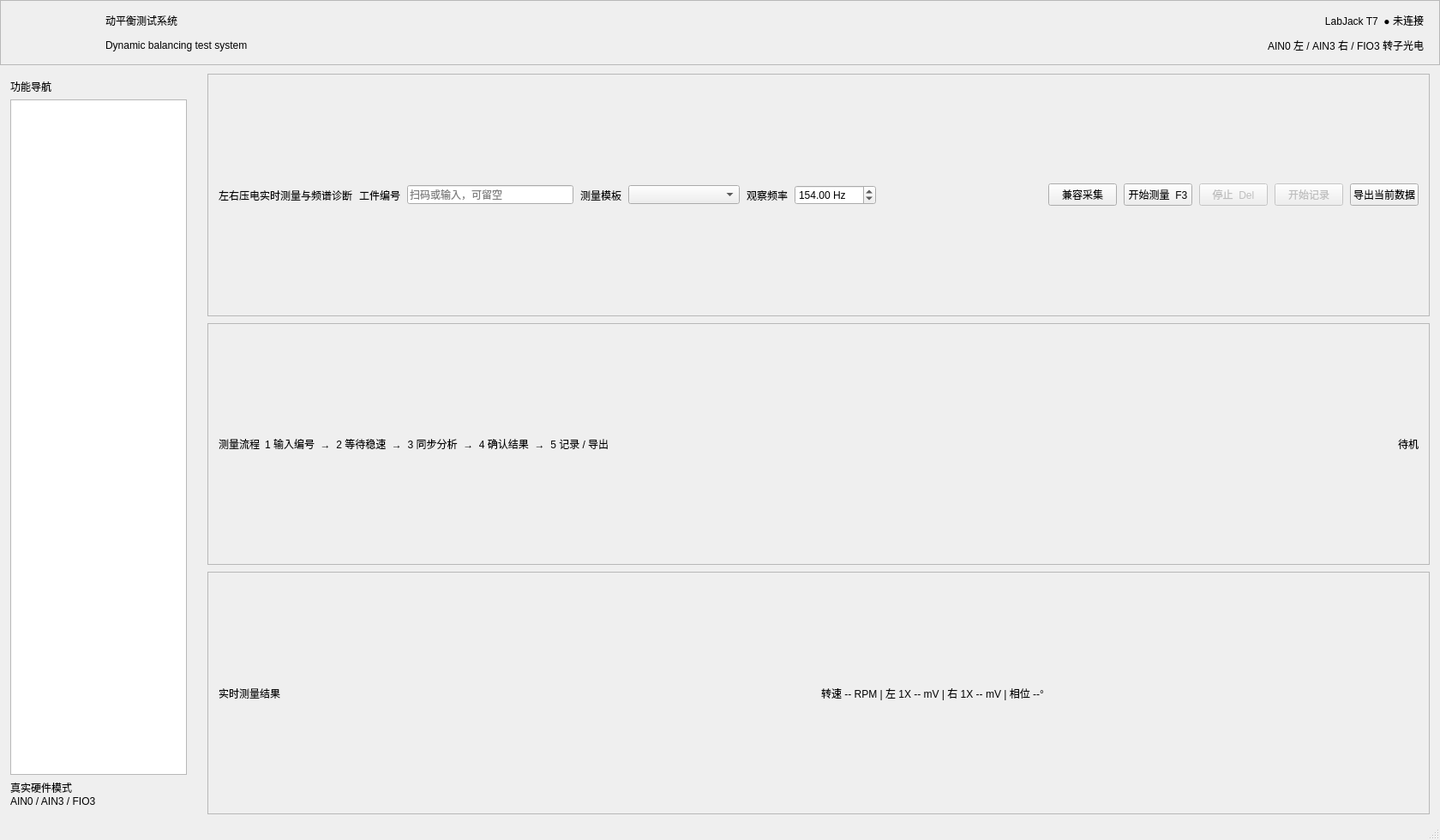
<?xml version="1.0" encoding="UTF-8"?>
<ui version="4.0">
 <class>MainWindow</class>
 <widget class="QMainWindow" name="MainWindow">
  <property name="geometry"><rect><x>0</x><y>0</y><width>1680</width><height>980</height></rect></property>
  <property name="minimumSize"><size><width>1280</width><height>800</height></size></property>
  <property name="windowTitle"><string>动平衡测试系统</string></property>
  <widget class="QWidget" name="centralwidget">
   <layout class="QVBoxLayout" name="rootLayout">
    <property name="leftMargin"><number>0</number></property><property name="topMargin"><number>0</number></property>
    <property name="rightMargin"><number>0</number></property><property name="bottomMargin"><number>0</number></property>
    <property name="spacing"><number>0</number></property>
    <item>
     <widget class="QFrame" name="topFrame">
      <property name="minimumSize"><size><width>0</width><height>76</height></size></property>
      <property name="maximumSize"><size><width>16777215</width><height>76</height></size></property>
      <property name="frameShape"><enum>QFrame::StyledPanel</enum></property>
      <layout class="QHBoxLayout" name="topLayout">
       <property name="leftMargin"><number>18</number></property><property name="topMargin"><number>8</number></property>
       <property name="rightMargin"><number>18</number></property><property name="bottomMargin"><number>8</number></property>
       <property name="spacing"><number>12</number></property>
       <item><widget class="QLabel" name="brandLogoLabel"><property name="minimumSize"><size><width>92</width><height>44</height></size></property><property name="maximumSize"><size><width>120</width><height>54</height></size></property><property name="scaledContents"><bool>true</bool></property><property name="text"><string/></property></widget></item>
       <item><layout class="QVBoxLayout" name="brandTextLayout"><property name="spacing"><number>0</number></property>
        <item><widget class="QLabel" name="titleLabel"><property name="text"><string>动平衡测试系统</string></property></widget></item>
        <item><widget class="QLabel" name="subtitleLabel"><property name="text"><string>Dynamic balancing test system</string></property></widget></item>
       </layout></item>
       <item><spacer name="titleSpacer"><property name="orientation"><enum>Qt::Horizontal</enum></property><property name="sizeHint" stdset="0"><size><width>40</width><height>20</height></size></property></spacer></item>
       <item><layout class="QVBoxLayout" name="deviceLayout"><property name="spacing"><number>1</number></property>
        <item><widget class="QLabel" name="balancingDeviceLabel"><property name="alignment"><set>Qt::AlignRight|Qt::AlignTrailing|Qt::AlignVCenter</set></property><property name="text"><string>LabJack T7  ● 未连接</string></property></widget></item>
        <item><widget class="QLabel" name="laserDeviceLabel"><property name="alignment"><set>Qt::AlignRight|Qt::AlignTrailing|Qt::AlignVCenter</set></property><property name="text"><string>AIN0 左 / AIN3 右 / FIO3 转子光电</string></property></widget></item>
       </layout></item>
      </layout>
     </widget>
    </item>
    <item>
     <layout class="QHBoxLayout" name="bodyLayout">
      <property name="spacing"><number>0</number></property>
      <item>
       <widget class="QFrame" name="navigationFrame">
        <property name="minimumSize"><size><width>190</width><height>0</height></size></property>
        <property name="maximumSize"><size><width>230</width><height>16777215</height></size></property>
        <layout class="QVBoxLayout" name="navigationLayout">
         <property name="leftMargin"><number>12</number></property><property name="topMargin"><number>16</number></property>
         <property name="rightMargin"><number>12</number></property><property name="bottomMargin"><number>16</number></property>
         <item><widget class="QLabel" name="navigationTitleLabel"><property name="text"><string>功能导航</string></property></widget></item>
         <item><widget class="QListWidget" name="navigationList"><property name="horizontalScrollBarPolicy"><enum>Qt::ScrollBarAlwaysOff</enum></property><property name="spacing"><number>4</number></property></widget></item>
         <item><widget class="QLabel" name="navigationHintLabel"><property name="wordWrap"><bool>true</bool></property><property name="text"><string>真实硬件模式&#10;AIN0 / AIN3 / FIO3</string></property></widget></item>
        </layout>
       </widget>
      </item>
      <item>
       <widget class="QStackedWidget" name="contentStack">
        <widget class="QWidget" name="measurementPage">
         <layout class="QVBoxLayout" name="measurementPageLayout">
          <property name="leftMargin"><number>12</number></property><property name="topMargin"><number>10</number></property>
          <property name="rightMargin"><number>12</number></property><property name="bottomMargin"><number>8</number></property>
          <property name="spacing"><number>8</number></property>
          <item>
           <widget class="QFrame" name="laserHeaderFrame">
            <property name="frameShape"><enum>QFrame::StyledPanel</enum></property>
            <layout class="QHBoxLayout" name="laserHeaderLayout">
             <property name="leftMargin"><number>12</number></property><property name="topMargin"><number>7</number></property>
             <property name="rightMargin"><number>12</number></property><property name="bottomMargin"><number>7</number></property><property name="spacing"><number>8</number></property>
             <item><widget class="QLabel" name="laserSectionLabel"><property name="text"><string>左右压电实时测量与频谱诊断</string></property></widget></item>
             <item><widget class="QLabel" name="productIdLabel"><property name="text"><string>工件编号</string></property></widget></item>
             <item><widget class="QLineEdit" name="productIdEdit"><property name="minimumSize"><size><width>150</width><height>0</height></size></property><property name="maximumSize"><size><width>240</width><height>16777215</height></size></property><property name="placeholderText"><string>扫码或输入，可留空</string></property></widget></item>
             <item><widget class="QLabel" name="measurementTemplateLabel"><property name="text"><string>测量模板</string></property></widget></item>
             <item><widget class="QComboBox" name="measurementTemplateComboBox"><property name="minimumSize"><size><width>130</width><height>0</height></size></property><property name="maximumSize"><size><width>190</width><height>16777215</height></size></property></widget></item>
             <item><layout class="QHBoxLayout" name="analysisModeLayout"><property name="spacing"><number>0</number></property></layout></item>
             <item><widget class="QLabel" name="targetFrequencyLabel"><property name="text"><string>观察频率</string></property></widget></item>
             <item><widget class="QDoubleSpinBox" name="targetFrequencySpinBox"><property name="decimals"><number>2</number></property><property name="minimum"><double>0.010000000000000</double></property><property name="maximum"><double>50000.000000000000000</double></property><property name="singleStep"><double>1.000000000000000</double></property><property name="value"><double>154.000000000000000</double></property><property name="suffix"><string> Hz</string></property></widget></item>
             <item><spacer name="laserHeaderSpacer"><property name="orientation"><enum>Qt::Horizontal</enum></property><property name="sizeHint" stdset="0"><size><width>20</width><height>20</height></size></property></spacer></item>
             <item><widget class="QPushButton" name="startButton"><property name="visible"><bool>false</bool></property><property name="text"><string>兼容采集</string></property></widget></item>
             <item><widget class="QPushButton" name="spectrumButton"><property name="text"><string>开始测量  F3</string></property></widget></item>
             <item><widget class="QPushButton" name="stopButton"><property name="enabled"><bool>false</bool></property><property name="text"><string>停止  Del</string></property></widget></item>
             <item><widget class="QPushButton" name="spectrumRecordButton"><property name="enabled"><bool>false</bool></property><property name="checkable"><bool>true</bool></property><property name="text"><string>开始记录</string></property></widget></item>
             <item><widget class="QPushButton" name="exportButton"><property name="text"><string>导出当前数据</string></property></widget></item>
            </layout>
           </widget>
          </item>
          <item>
           <widget class="QFrame" name="workflowFrame"><property name="frameShape"><enum>QFrame::StyledPanel</enum></property>
            <layout class="QHBoxLayout" name="workflowLayout"><property name="leftMargin"><number>12</number></property><property name="topMargin"><number>5</number></property><property name="rightMargin"><number>12</number></property><property name="bottomMargin"><number>5</number></property>
             <item><widget class="QLabel" name="workflowTitleLabel"><property name="text"><string>测量流程</string></property></widget></item>
             <item><widget class="QLabel" name="workflowStepsLabel"><property name="text"><string>1 输入编号  →  2 等待稳速  →  3 同步分析  →  4 确认结果  →  5 记录 / 导出</string></property></widget></item>
             <item><spacer name="workflowSpacer"><property name="orientation"><enum>Qt::Horizontal</enum></property><property name="sizeHint" stdset="0"><size><width>30</width><height>20</height></size></property></spacer></item>
             <item><widget class="QLabel" name="workflowStatusLabel"><property name="text"><string>待机</string></property></widget></item>
            </layout>
           </widget>
          </item>
          <item>
           <widget class="QFrame" name="summaryFrame"><property name="frameShape"><enum>QFrame::StyledPanel</enum></property>
            <layout class="QHBoxLayout" name="summaryLayout"><property name="leftMargin"><number>12</number></property><property name="topMargin"><number>5</number></property><property name="rightMargin"><number>12</number></property><property name="bottomMargin"><number>5</number></property>
             <item><widget class="QLabel" name="balancingSectionLabel"><property name="text"><string>实时测量结果</string></property></widget></item>
             <item><widget class="QLabel" name="laserMetricsLabel"><property name="wordWrap"><bool>true</bool></property><property name="text"><string>转速 -- RPM | 左 1X -- mV | 右 1X -- mV | 相位 --°</string></property></widget></item>
            </layout>
           </widget>
          </item>
          <item><layout class="QHBoxLayout" name="balancingCardsLayout"><property name="spacing"><number>8</number></property></layout></item>
          <item><layout class="QVBoxLayout" name="balancePanelLayout"><property name="spacing"><number>0</number></property></layout></item>
          <item><layout class="QGridLayout" name="laserPlotsLayout"><property name="horizontalSpacing"><number>10</number></property><property name="verticalSpacing"><number>8</number></property></layout></item>
         </layout>
        </widget>
       </widget>
      </item>
     </layout>
    </item>
   </layout>
  </widget>
  <widget class="QStatusBar" name="statusbar"/>
 </widget>
 <resources/>
 <connections/>
</ui>
